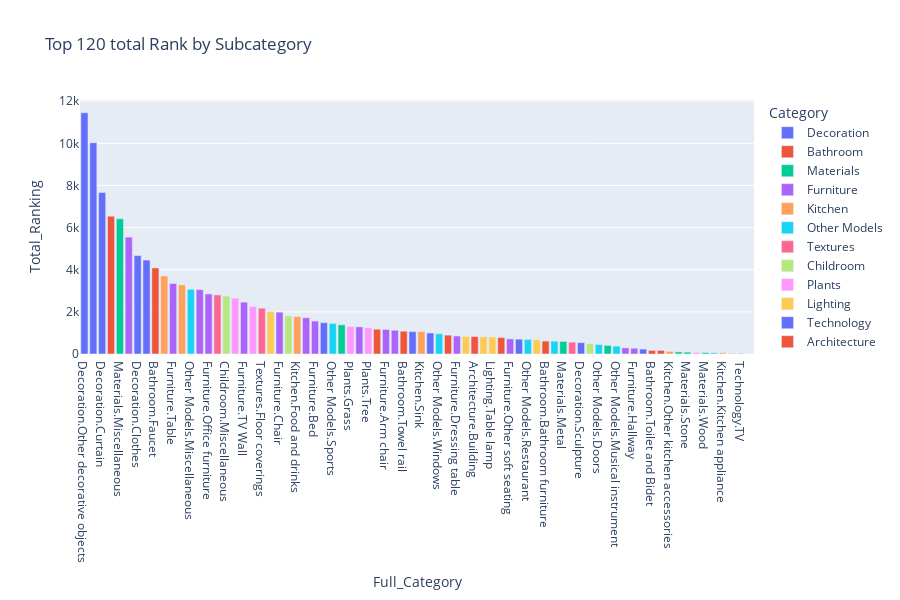

Notebook code for this chart:
### Code cell
data_subcat_gr = data.groupby(by=['Full_Category', 'Category'], as_index=False)['Ranking'].sum()
data_subcat_gr.columns = ['Full_Category', 'Category', 'Total_Ranking']
data_subcat_gr.sort_values(by='Total_Ranking', ascending=False, inplace=True)

cat_list = data_subcat_gr['Full_Category'].tolist()
cat_dict = {'Full_Category': cat_list}

fig3 = px.bar(data_subcat_gr, x='Full_Category', y='Total_Ranking', 
              category_orders=cat_dict, color='Category', height=600, title='Top 120 total Rank by Subcategory')
fig3.show()

### Figure 1 — Plotly figure (JSON) as saved in the notebook; plotly's stock layout.template omitted (floating-point values rounded to 4 significant figures)
{"data": [{"alignmentgroup": "True", "hovertemplate": "Category=Decoration<br>Full_Category=%{x}<br>Total_Ranking=%{y}<extra></extra>", "legendgroup": "Decoration", "marker": {"color": "#636efa", "pattern": {"shape": ""}}, "name": "Decoration", "offsetgroup": "Decoration", "orientation": "v", "showlegend": true, "textposition": "auto", "type": "bar", "x": ["Decoration.Other decorative objects", "Decoration.Decorative set", "Decoration.Curtain", "Decoration.Clothes", "Decoration.Carpets", "Decoration.Frame", "Decoration.Vase", "Decoration.Sculpture"], "xaxis": "x", "y": [11453, 10026, 7661, 4670, 4457, 997, 705, 540], "yaxis": "y"}, {"alignmentgroup": "True", "hovertemplate": "Category=Bathroom<br>Full_Category=%{x}<br>Total_Ranking=%{y}<extra></extra>", "legendgroup": "Bathroom", "marker": {"color": "#EF553B", "pattern": {"shape": ""}}, "name": "Bathroom", "offsetgroup": "Bathroom", "orientation": "v", "showlegend": true, "textposition": "auto", "type": "bar", "x": ["Bathroom.Bathroom accessories", "Bathroom.Faucet", "Bathroom.Bathtub", "Bathroom.Towel rail", "Bathroom.Bathroom furniture", "Bathroom.Toilet and Bidet", "Bathroom.Shower"], "xaxis": "x", "y": [6543, 4085, 1178, 1082, 613, 171, 170], "yaxis": "y"}, {"alignmentgroup": "True", "hovertemplate": "Category=Materials<br>Full_Category=%{x}<br>Total_Ranking=%{y}<extra></extra>", "legendgroup": "Materials", "marker": {"color": "#00cc96", "pattern": {"shape": ""}}, "name": "Materials", "offsetgroup": "Materials", "orientation": "v", "showlegend": true, "textposition": "auto", "type": "bar", "x": ["Materials.Miscellaneous", "Materials.Tile", "Materials.Metal", "Materials.Glass", "Materials.Stone", "Materials.Wood"], "xaxis": "x", "y": [6417, 1385, 597, 100, 87, 64], "yaxis": "y"}, {"alignmentgroup": "True", "hovertemplate": "Category=Furniture<br>Full_Category=%{x}<br>Total_Ranking=%{y}<extra></extra>", "legendgroup": "Furniture", "marker": {"color": "#ab63fa", "pattern": {"shape": ""}}, "name": "Furniture", "offsetgroup": "Furniture", "orientation": "v", "showlegend": true, "textposition": "auto", "type": "bar", "x": ["Furniture.Wardrobe & Display cabinets", "Furniture.Table", "Furniture.Sideboard & Chest of drawer", "Furniture.Office furniture", "Furniture.TV Wall", "Furniture.Chair", "Furniture.Rack", "Furniture.Bed", "Furniture.Sofa", "Furniture.Arm chair", "Furniture.Other", "Furniture.Dressing table", "Furniture.Other soft seating", "Furniture.Table + Chair", "Furniture.Hallway"], "xaxis": "x", "y": [5546, 3344, 3056, 2850, 2461, 1985, 1722, 1564, 1288, 1165, 1126, 854, 719, 291, 274], "yaxis": "y"}, {"alignmentgroup": "True", "hovertemplate": "Category=Kitchen<br>Full_Category=%{x}<br>Total_Ranking=%{y}<extra></extra>", "legendgroup": "Kitchen", "marker": {"color": "#FFA15A", "pattern": {"shape": ""}}, "name": "Kitchen", "offsetgroup": "Kitchen", "orientation": "v", "showlegend": true, "textposition": "auto", "type": "bar", "x": ["Kitchen.Kitchen", "Kitchen.Tableware", "Kitchen.Food and drinks", "Kitchen.Sink", "Kitchen.Other kitchen accessories", "Kitchen.Kitchen appliance"], "xaxis": "x", "y": [3705, 3279, 1774, 1060, 125, 59], "yaxis": "y"}, {"alignmentgroup": "True", "hovertemplate": "Category=Other Models<br>Full_Category=%{x}<br>Total_Ranking=%{y}<extra></extra>", "legendgroup": "Other Models", "marker": {"color": "#19d3f3", "pattern": {"shape": ""}}, "name": "Other Models", "offsetgroup": "Other Models", "orientation": "v", "showlegend": true, "textposition": "auto", "type": "bar", "x": ["Other Models.Miscellaneous", "Other Models.Sports", "Other Models.Windows", "Other Models.Restaurant", "Other Models.Shop", "Other Models.Doors", "Other Models.Musical instrument", "Other Models.Transport"], "xaxis": "x", "y": [3073, 1453, 960, 693, 609, 451, 374, 59], "yaxis": "y"}, {"alignmentgroup": "True", "hovertemplate": "Category=Textures<br>Full_Category=%{x}<br>Total_Ranking=%{y}<extra></extra>", "legendgroup": "Textures", "marker": {"color": "#FF6692", "pattern": {"shape": ""}}, "name": "Textures", "offsetgroup": "Textures", "orientation": "v", "showlegend": true, "textposition": "auto", "type": "bar", "x": ["Textures.Tile", "Textures.Floor coverings", "Textures.Fabric", "Textures.Wood"], "xaxis": "x", "y": [2804, 2174, 561, 9], "yaxis": "y"}, {"alignmentgroup": "True", "hovertemplate": "Category=Childroom<br>Full_Category=%{x}<br>Total_Ranking=%{y}<extra></extra>", "legendgroup": "Childroom", "marker": {"color": "#B6E880", "pattern": {"shape": ""}}, "name": "Childroom", "offsetgroup": "Childroom", "orientation": "v", "showlegend": true, "textposition": "auto", "type": "bar", "x": ["Childroom.Miscellaneous", "Childroom.Bed", "Childroom.Wardrobe"], "xaxis": "x", "y": [2748, 1809, 498], "yaxis": "y"}, {"alignmentgroup": "True", "hovertemplate": "Category=Plants<br>Full_Category=%{x}<br>Total_Ranking=%{y}<extra></extra>", "legendgroup": "Plants", "marker": {"color": "#FF97FF", "pattern": {"shape": ""}}, "name": "Plants", "offsetgroup": "Plants", "orientation": "v", "showlegend": true, "textposition": "auto", "type": "bar", "x": ["Plants.Indoor", "Plants.Bouquet", "Plants.Grass", "Plants.Tree", "Plants.Bush"], "xaxis": "x", "y": [2652, 2251, 1304, 1246, 78], "yaxis": "y"}, {"alignmentgroup": "True", "hovertemplate": "Category=Lighting<br>Full_Category=%{x}<br>Total_Ranking=%{y}<extra></extra>", "legendgroup": "Lighting", "marker": {"color": "#FECB52", "pattern": {"shape": ""}}, "name": "Lighting", "offsetgroup": "Lighting", "orientation": "v", "showlegend": true, "textposition": "auto", "type": "bar", "x": ["Lighting.Pendant light", "Lighting.Technical lighting", "Lighting.Floor lamp", "Lighting.Table lamp", "Lighting.Wall light"], "xaxis": "x", "y": [2013, 833, 818, 806, 676], "yaxis": "y"}, {"alignmentgroup": "True", "hovertemplate": "Category=Technology<br>Full_Category=%{x}<br>Total_Ranking=%{y}<extra></extra>", "legendgroup": "Technology", "marker": {"color": "#636efa", "pattern": {"shape": ""}}, "name": "Technology", "offsetgroup": "Technology", "orientation": "v", "showlegend": true, "textposition": "auto", "type": "bar", "x": ["Technology.PC & other electronics", "Technology.Household appliance", "Technology.Miscellaneous", "Technology.TV"], "xaxis": "x", "y": [1489, 1064, 232, 20], "yaxis": "y"}, {"alignmentgroup": "True", "hovertemplate": "Category=Architecture<br>Full_Category=%{x}<br>Total_Ranking=%{y}<extra></extra>", "legendgroup": "Architecture", "marker": {"color": "#EF553B", "pattern": {"shape": ""}}, "name": "Architecture", "offsetgroup": "Architecture", "orientation": "v", "showlegend": true, "textposition": "auto", "type": "bar", "x": ["Architecture.Facade element", "Architecture.Building", "Architecture.Urban environment", "Architecture.Barbecue and grill"], "xaxis": "x", "y": [895, 829, 781, 21], "yaxis": "y"}, {"alignmentgroup": "True", "hovertemplate": "Category=Scripts<br>Full_Category=%{x}<br>Total_Ranking=%{y}<extra></extra>", "legendgroup": "Scripts", "marker": {"color": "#00cc96", "pattern": {"shape": ""}}, "name": "Scripts", "offsetgroup": "Scripts", "orientation": "v", "showlegend": true, "textposition": "auto", "type": "bar", "x": ["Scripts.Scripts"], "xaxis": "x", "y": [409], "yaxis": "y"}], "layout": {"barmode": "relative", "height": 600, "legend": {"title": {"text": "Category"}, "tracegroupgap": 0}, "title": {"text": "Top 120 total Rank by Subcategory"}, "xaxis": {"anchor": "y", "categoryarray": ["Decoration.Other decorative objects", "Decoration.Decorative set", "Decoration.Curtain", "Bathroom.Bathroom accessories", "Materials.Miscellaneous", "Furniture.Wardrobe & Display cabinets", "Decoration.Clothes", "Decoration.Carpets", "Bathroom.Faucet", "Kitchen.Kitchen", "Furniture.Table", "Kitchen.Tableware", "Other Models.Miscellaneous", "Furniture.Sideboard & Chest of drawer", "Furniture.Office furniture", "Textures.Tile", "Childroom.Miscellaneous", "Plants.Indoor", "Furniture.TV Wall", "Plants.Bouquet", "Textures.Floor coverings", "Lighting.Pendant light", "Furniture.Chair", "Childroom.Bed", "Kitchen.Food and drinks", "Furniture.Rack", "Furniture.Bed", "Technology.PC & other electronics", "Other Models.Sports", "Materials.Tile", "Plants.Grass", "Furniture.Sofa", "Plants.Tree", "Bathroom.Bathtub", "Furniture.Arm chair", "Furniture.Other", "Bathroom.Towel rail", "Technology.Household appliance", "Kitchen.Sink", "Decoration.Frame", "Other Models.Windows", "Architecture.Facade element", "Furniture.Dressing table", "Lighting.Technical lighting", "Architecture.Building", "Lighting.Floor lamp", "Lighting.Table lamp", "Architecture.Urban environment", "Furniture.Other soft seating", "Decoration.Vase", "Other Models.Restaurant", "Lighting.Wall light", "Bathroom.Bathroom furniture", "Other Models.Shop", "Materials.Metal", "Textures.Fabric", "Decoration.Sculpture", "Childroom.Wardrobe", "Other Models.Doors", "Scripts.Scripts", "Other Models.Musical instrument", "Furniture.Table + Chair", "Furniture.Hallway", "Technology.Miscellaneous", "Bathroom.Toilet and Bidet", "Bathroom.Shower", "Kitchen.Other kitchen accessories", "Materials.Glass", "Materials.Stone", "Plants.Bush", "Materials.Wood", "Other Models.Transport", "Kitchen.Kitchen appliance", "Architecture.Barbecue and grill", "Technology.TV", "Textures.Wood"], "categoryorder": "array", "domain": [0, 1], "title": {"text": "Full_Category"}}, "yaxis": {"anchor": "x", "domain": [0, 1], "title": {"text": "Total_Ranking"}}}}
